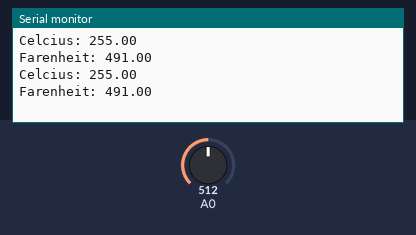
The sketch below on a simulated Arduino Uno, built with avr-gcc and run on an emulated ATmega328P. On the bench: the last lines printed to the serial monitor. The inputs (shaded band) are chosen by the test bench; at power-on: A0 = 512.

Above: at 1.8 s.
1.9 s: A0 set to 716
At 2.8 s:
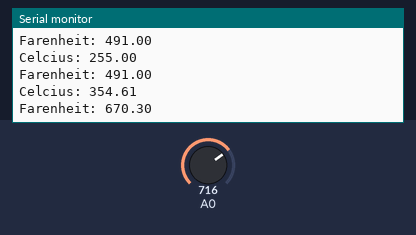
3.4 s: A0 set to 900
At 4.8 s:
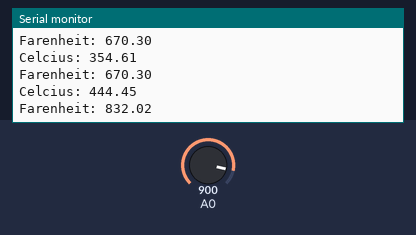
Timing chart, 0 to 6.4 s (numbered marks = the images above; inputs shaded):
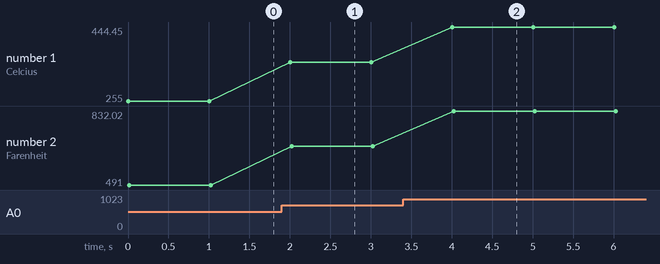

Measured:
- after the input at 1.9 s, the serial monitor: prints a new line after 0.10 s (image 1)
- after the input at 3.4 s, the serial monitor: prints a new line after 0.61 s (image 2)
- plotted number 1: 255 → 354.61 after the input at 1.9 s, 354.61 → 444.45 after the input at 3.4 s
- plotted number 2: 491 → 670.3 after the input at 1.9 s, 670.3 → 832.02 after the input at 3.4 s

The sketch:

temperature-sensor.ino
```cpp
/**
 * LM35 Temperature Sensor Sample
 *
 * Demonstrates the use of the LM35 temperature sensor.
 *
 * Board: Arduino UNO
 */

#define TEMP_SENSOR  A0

void setup() {
  Serial.begin(9600);
}

void loop() {
  float temp = read_lm35_celcius(TEMP_SENSOR);

  Serial.print("Celcius: ");
  Serial.println(temp);

  Serial.print("Farenheit: ");
  Serial.println(celcius_to_farenheit(temp));
  Serial.println("");

  delay(1000);
}

float read_lm35_celcius(int sensor_pin) {
/**
 * Converts voltage read from sensor and converts it to a Celcius temperature.
 *
 * Performs a voltage reading on the specified pin. The voltage reading conversion
 * uses "magic numbers" derived from values found in the LM35's data sheet. This
 * function does assume that the Arduino is using a reference voltage of 5.0V (this
 * is generally the "default", when nothing has been done with the AREF pin).
 *
 * Inputs
 *   sensor_pin: the pin whose voltage will be read.
 *
 * Outputs
 *   celcius: the temperature in degrees celcius indicated by the sensor.
 */

  int reading = analogRead(sensor_pin);
  float celcius = (reading * 0.4882815) + 5;
  return celcius;
}

float celcius_to_farenheit(float celcius) {
/**
 * Converts a number representing Celcius temperature to Farenheit.
 *
 * Uses the standard formula for converting Celcius to Farenheit.
 *
 * Input
 *   celcius: a number representing a celcius temperature.
 *
 * Output
 *   farenheit: a number representing a farenheit temperature.
 */

  return ((celcius * 9.0) / 5.0) + 32.0;
}
```
